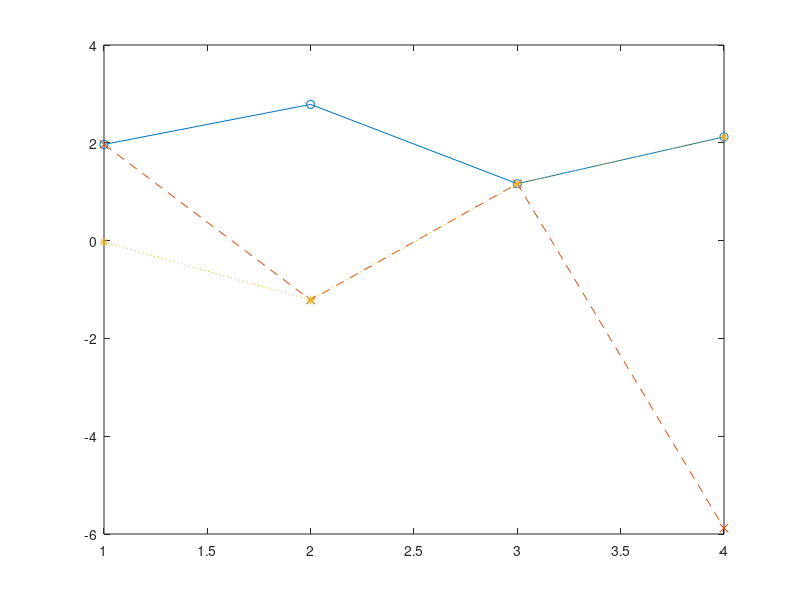

MATLAB code for this plot: (Note: this script raises an error after producing the figure.)
S1 = [1 2 3 4]; 
S2 = [1,-2,3,-4];
S3 = [-1,-2,3,4];
len = length(S1)-1; 
xv = -len:len;
m = 1;
xi = randn(4,1);
Spxi1 = S1 + m*xi';
Spxi2 = S2 + m*xi';
Spxi3 = S3 + m*xi';
axes('FontSize',18);
n = 1:length(S1);
plot(n,Spxi1,'o-',n,Spxi2,'x--',n,Spxi3,'*:')
label('',18,'n','y',18)

ACF1 = xcov(Spxi1,'coeff');
ACF2 = xcov(Spxi2,'coeff');
ACF3 = xcov(Spxi3,'coeff');
figure
axis([-len len -1 1])
axis off
axes('FontSize',18);
plot(xv,ACF1,'o-',xv,ACF2,'x--',xv,ACF3,'*:')
label('',18,'Lag','ACF',18)
